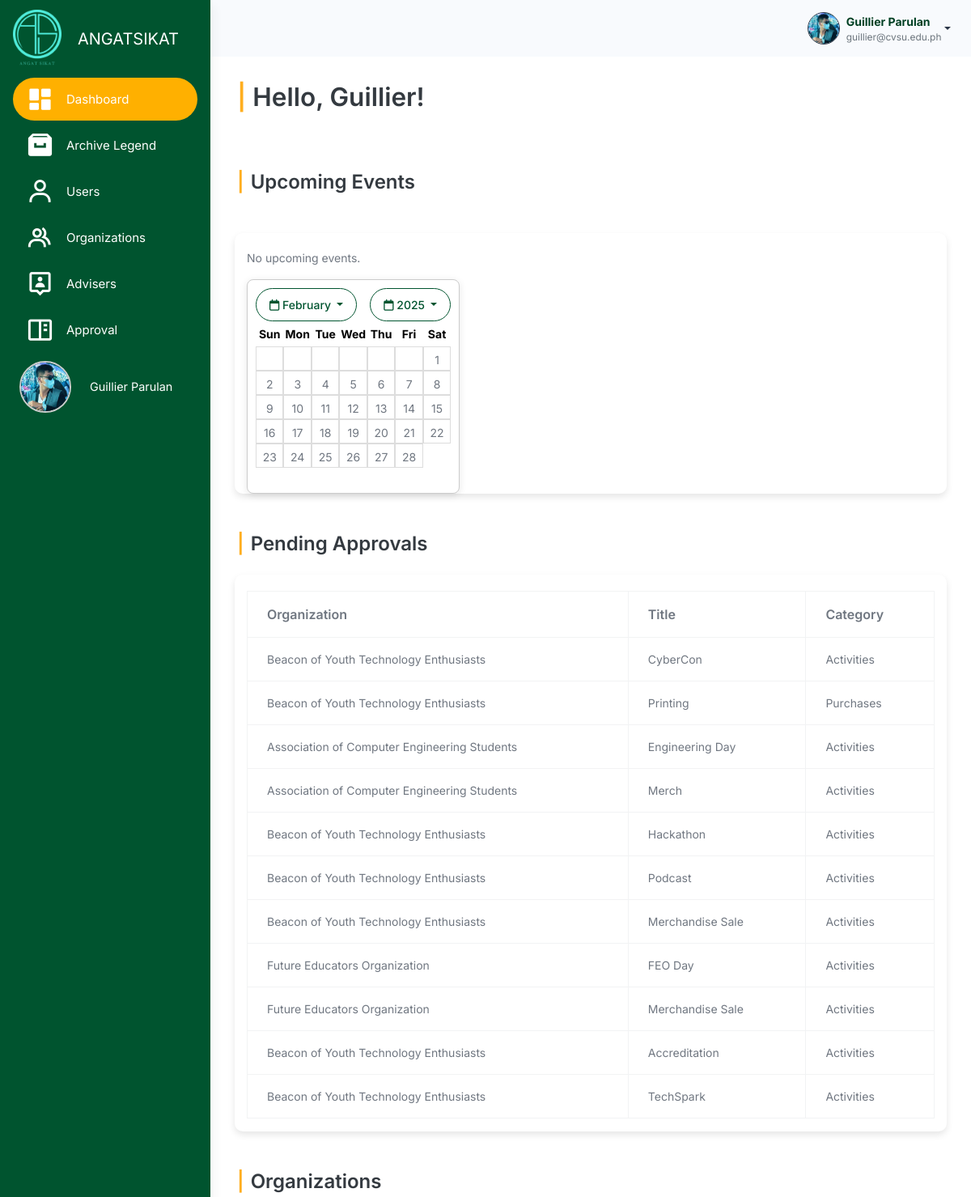
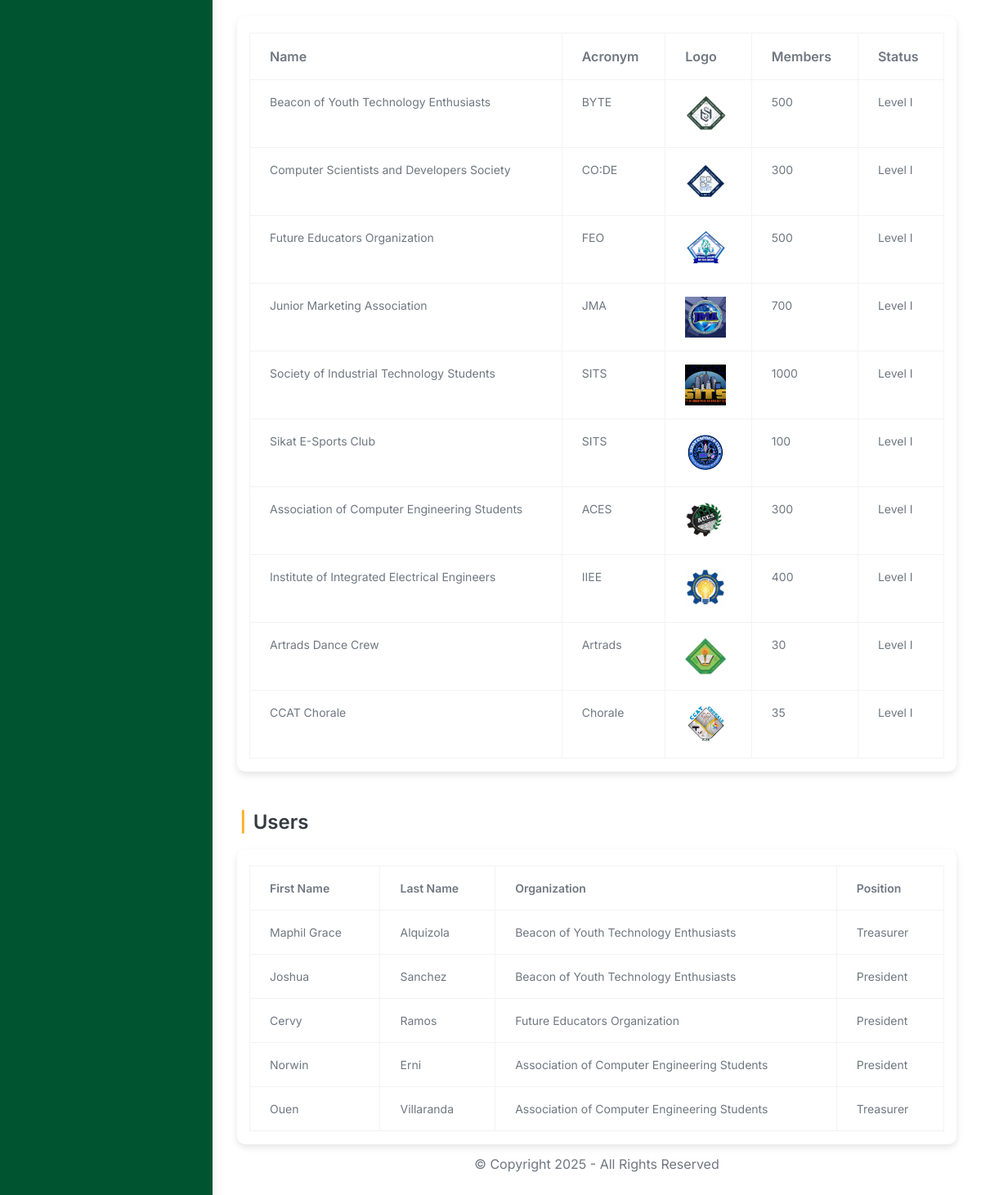
The app's page /src/dashboard/admin_dashboard.php (signed in) with its own data (2 pictures, top to bottom).
### tables this page shows
CREATE TABLE `users` (
  `user_id` int(11) NOT NULL,
  `username` varchar(100) NOT NULL,
  `password` varchar(255) NOT NULL,
  `profile_picture` varchar(255) NOT NULL,
  `first_name` varchar(255) NOT NULL,
  `last_name` varchar(255) NOT NULL,
  `email` varchar(100) NOT NULL,
  `role` enum('admin','officer','member') NOT NULL,
  `organization_id` int(11) DEFAULT NULL,
  `archived` tinyint(1) DEFAULT 0,
  `created_at` timestamp NOT NULL DEFAULT current_timestamp(),
  `position` enum('President','Treasurer') NOT NULL,
  `failed_attempts` int(11) DEFAULT 0,
  `is_locked` tinyint(1) DEFAULT 0,
  `last_failed_attempt` datetime DEFAULT NULL
);

CREATE TABLE `budget_approvals` (
  `approval_id` int(11) NOT NULL,
  `title` varchar(255) NOT NULL,
  `category` varchar(255) NOT NULL,
  `attachment` varchar(255) DEFAULT NULL,
  `status` enum('Pending','Approved','Disapproved') DEFAULT 'Pending',
  `organization_id` int(11) NOT NULL,
  `created_at` timestamp NOT NULL DEFAULT current_timestamp(),
  `archived` tinyint(1) DEFAULT 0
);

CREATE TABLE `organizations` (
  `organization_id` int(11) NOT NULL,
  `organization_name` varchar(255) NOT NULL,
  `acronym` varchar(100) NOT NULL,
  `organization_logo` varchar(255) DEFAULT NULL,
  `organization_members` int(11) NOT NULL DEFAULT 0,
  `organization_status` enum('Probationary','Level I','Level II') NOT NULL DEFAULT 'Probationary',
  `organization_color` varchar(7) DEFAULT NULL,
  `archived` tinyint(1) DEFAULT 0,
  `created_at` timestamp NOT NULL DEFAULT current_timestamp(),
  `balance` decimal(15,2) DEFAULT 0.00,
  `beginning_balance` decimal(15,2) DEFAULT 0.00,
  `income` decimal(15,2) DEFAULT 0.00,
  `expense` decimal(15,2) DEFAULT 0.00,
  `cash_on_bank` decimal(15,2) DEFAULT 0.00,
  `cash_on_hand` decimal(15,2) DEFAULT 0.00
);

### src/dashboard/admin_dashboard.php (the view, shortened to what the rows shown need)
<?php
include("../connection.php");
include '../user_query.php';
?>
<!doctype html>
<html lang="en">
<head>
    <link rel="stylesheet" href="../assets/css/styles.min.css" />
    <link rel="stylesheet" href="../activity_management/css/activities.css" />
    <link href="https://unpkg.com/boxicons@2.1.4/css/boxicons.min.css" rel="stylesheet" />
    <link rel="stylesheet" href="https://cdnjs.cloudflare.com/ajax/libs/font-awesome/6.6.0/css/all.min.css">
</head>
<body>
    <div class="page-wrapper" id="main-wrapper" data-layout="vertical" data-navbarbg="skin6" data-sidebartype="full"
        data-sidebar-position="fixed" data-header-position="fixed">
        <aside class="left-sidebar" id="sidebar">
            <div>
                <nav class="sidebar-nav scroll-sidebar" data-simplebar="">
                    <ul id="sidebarnav">
                        <li class="sidebar-item profile-container">
                            <a class="sidebar-link" href="../user/admin_profile.php" aria-expanded="false"
                                data-tooltip="Profile" style="display: flex; align-items: center; padding: 0.5rem;">
                                <div class="profile-pic-border"
                                    style="height: 4rem; width: 4rem; display: flex; justify-content: center; align-items: center; overflow: hidden; border-radius: 50%; border: 2px solid #ccc;">
                                    <img src="<?php echo !empty($profile_picture) ? '../user/' . htmlspecialchars($profile_picture) : '../user/uploads/default.png'; ?>"
                                        alt="Profile Picture" class="profile-pic"
                                        style="height: 100%; width: 100%; object-fit: cover;" />
                                </div>
                                <span class="profile-name" style="margin-left: 0.5rem; font-size: 0.9rem;">
                                    <?php echo htmlspecialchars($user['first_name']) . ' ' . htmlspecialchars($user['last_name']); ?>
                                </span>
                            </a>
                        </li>
                    </ul>
                </nav>
            </div>
        </aside>
        <div class="body-wrapper">
            <header class="app-header">
                <nav class="navbar navbar-expand-lg navbar-light">
                    <div class="navbar-collapse justify-content-end px-0" id="navbarNav">
                        <ul class="navbar-nav flex-row ms-auto align-items-center justify-content-end">
                            <li class="nav-item dropdown">
                                <div class="dropdown">
                                    <a href="#" class="dropdown-toggle d-flex align-items-center"
                                        data-bs-toggle="dropdown" aria-expanded="false" style="text-decoration: none;">
                                        <img class="border border-dark rounded-circle"
                                            src="<?php echo !empty($profile_picture) ? '../user/' . $profile_picture : '../user/uploads/default.png'; ?>"
                                            alt="Profile"
                                            style="width: 40px; height: 40px; margin-left: 10px; object-fit: cover;">
                                        <div class="d-flex flex-column align-items-start ms-2">
                                            <span style="font-weight: bold; color: #004024;">
                                                <?php echo htmlspecialchars($fullname); ?>
                                            </span>
                                            <span style="font-size: 0.85em; color: #6c757d;">
                                                <?php echo htmlspecialchars($email); ?>
                                            </span>
                                        </div>
                                    </a>
                                </div>
                            </li>
                        </ul>
                    </div>
                </nav>
            </header>
            <div class="container-fluid">
                <div class="row">
                    <h1 class="welcome-message h5 fw-bold mb-4">
                        <span class="text-warning fw-bold me-2">|</span>Hello,
                        <?php echo htmlspecialchars($user['first_name']); ?>!
                    </h1>
                    <div>
                        <h3 class="title h5 fw-bold mb-4 mt-5">
                        </h3>
                        <div class="mx-auto">
                            <div class="container">
                                    <div id="tableContent" class="table-responsive">
                                        <table class="table table-bordered">
                                            <thead class="thead-light fw-bold">
                                                <tr class="fw-bold fs-4 text-dark">
                                                    <th>Organization</th>
                                                    <th>Title</th>
                                                    <th>Category</th>
                                                </tr>
                                            </thead>
                                            <tbody>
                                                <?php $query = "
                                                    SELECT b.*, o.organization_name
                                                    FROM budget_approvals b
                                                    JOIN organizations o ON b.organization_id = o.organization_id WHERE b.archived=0";
                                                $result = mysqli_query($conn, $query);
                                                if ($result->num_rows > 0) {
                                                    while ($row = mysqli_fetch_assoc($result)) {
                                                        $organization = $row['organization_name'];
                                                        $title = $row['title'];
                                                        $category = $row['category'];
                                                        echo
                                                        "<tr>
                                                            <td>".htmlspecialchars($organization) ."</td>
                                                            <td>".htmlspecialchars($title) ."</td>
                                                            <td>". htmlspecialchars($category)."</td>
                                                        </tr>";
                                                    }
                                                } else {
                                                    echo
                                                    "<tr>
                                                        <td colspan='3' class='text-center'>No organizations found</td>
                                                    </tr>";
                                                }
                                                ?>
                                            </tbody>
                                        </table>
                                    </div>
                            </div>
                            <?php
                                $sql = "SELECT * FROM organizations WHERE archived = 0";
                                $result = $conn->query($sql);
                            ?>
                            <div class="container">
                                    <div id="tableContent" class="table-responsive">
                                        <table class="table table-bordered">
                                            <thead class="thead-light fw-bold">
                                                <tr class="fw-bold fs-4 text-dark">
                                                    <th>Name</th>
                                                    <th>Acronym</th>
                                                    <th>Logo</th>
                                                    <th>Members</th>
                                                    <th>Status</th>
                                                </tr>
                                            </thead>
                                            <tbody>
                                                <?php if ($result->num_rows > 0): ?>
                                                    <?php while ($row = $result->fetch_assoc()): ?>
                                                        <?php
                                                        $organization_logo = $row['organization_logo'];
                                                        $logo_path = !empty($organization_logo) && file_exists('../organization_management/uploads/' . $organization_logo)
                                                                    ? '../organization_management/uploads/' . $organization_logo
                                                                    : '../organization_management/uploads/default_logo.png';
                                                        ?>
                                                        <tr>
                                                            <td><?php echo htmlspecialchars($row['organization_name']); ?></td>
                                                            <td><?php echo htmlspecialchars($row['acronym']); ?></td>
                                                            <td>
                                                                <img src="<?php echo htmlspecialchars($logo_path); ?>" alt="Logo"
                                                                    style="width: 50px; height: 50px; object-fit: cover;">
                                                            </td>
                                                            <td><?php echo htmlspecialchars($row['organization_members']); ?></td>
                                                            <td><?php echo htmlspecialchars($row['organization_status']); ?></td>
                                                        </tr>
                                                    <?php endwhile; ?>
                                                <?php else: ?>
                                                    <tr>
                                                        <td colspan="7" class="text-center">No organizations found</td>
                                                    </tr>
                                                <?php endif; ?>
                                            </tbody>
                                        </table>
                                    </div>
                            </div>
                        </div>
                        <div>
                            <div class="container">
                                <div id="tableContent" class="table-responsive">
                                    <table class="table table-bordered">
                                        <thead class="thead-light fw-bold">
                                            <tr>
                                                <th>First Name</th>
                                                <th>Last Name</th>
                                                <th>Organization</th>
                                                <th>Position</th>
                                            </tr>
                                        </thead>
                                        <tbody>
                                            <?php
                                            $userQuery = "SELECT users.*, organizations.organization_name
                                                        FROM users
                                                        JOIN organizations ON users.organization_id = organizations.organization_id
                                                        WHERE users.role = 'officer' AND users.archived = 0";
                                            $userResult = $conn->query($userQuery);
                                            if ($userResult->num_rows > 0) {
                                                while ($userRow = $userResult->fetch_assoc()) {
                                                    echo "<tr>
                                                            <td>{$userRow['first_name']}</td>
                                                            <td>{$userRow['last_name']}</td>
                                                            <td>{$userRow['organization_name']}</td>
                                                            <td>{$userRow['position']}</td>
                                                        </tr>";
                                                }
                                            } else {
                                                echo "<tr><td colspan='7' class='text-center'>No users found</td></tr>";
                                            }
                                            ?>
                                        </tbody>
                                    </table>
                                </div>
                            </div>
                        </div>
                    </div>
                    <div class="py-6 px-6 text-center d-none d-sm-block">
                        <p class="mb-0 fs-4">© Copyright 2025 - All Rights Reserved</p>
                    </div>
                </div>
            </div>
        </div>
    </div>
</body>
</html>

### records on screen
users: profile_picture (picture), first_name "Guillier", last_name "Parulan", fullname "Guillier Parulan", email "guillier@cvsu.edu.ph"
budget_approvals: organization.organization_name "Beacon of Youth Technology Enthusiasts", title "CyberCon", category "Activities"
budget_approvals: organization.organization_name "Beacon of Youth Technology Enthusiasts", title "Printing", category "Purchases"
budget_approvals: organization.organization_name "Association of Computer Engineering Students", title "Engineering Day", category "Activities"
budget_approvals: organization.organization_name "Association of Computer Engineering Students", title "Merch", category "Activities"
budget_approvals: organization.organization_name "Beacon of Youth Technology Enthusiasts", title "Hackathon", category "Activities"
budget_approvals: organization.organization_name "Beacon of Youth Technology Enthusiasts", title "Podcast", category "Activities"
budget_approvals: organization.organization_name "Beacon of Youth Technology Enthusiasts", title "Merchandise Sale", category "Activities"
budget_approvals: organization.organization_name "Future Educators Organization", title "FEO Day", category "Activities"
budget_approvals: organization.organization_name "Future Educators Organization", title "Merchandise Sale", category "Activities"
budget_approvals: organization.organization_name "Beacon of Youth Technology Enthusiasts", title "Accreditation", category "Activities"
budget_approvals: organization.organization_name "Beacon of Youth Technology Enthusiasts", title "TechSpark", category "Activities"
organizations: organization_name "Beacon of Youth Technology Enthusiasts", acronym "BYTE", organization_logo (picture), organization_members "500", organization_status "Level I"
organizations: organization_name "Computer Scientists and Developers Society", acronym "CO:DE", organization_logo (picture), organization_members "300", organization_status "Level I"
organizations: organization_name "Future Educators Organization", acronym "FEO", organization_logo (picture), organization_members "500", organization_status "Level I"
organizations: organization_name "Junior Marketing Association", acronym "JMA", organization_logo (picture), organization_members "700", organization_status "Level I"
organizations: organization_name "Society of Industrial Technology Students", acronym "SITS", organization_logo (picture), organization_members "1000", organization_status "Level I"
organizations: organization_name "Sikat E-Sports Club", acronym "SITS", organization_logo (picture), organization_members "100", organization_status "Level I"
organizations: organization_name "Association of Computer Engineering Students", acronym "ACES", organization_logo (picture), organization_members "300", organization_status "Level I"
organizations: organization_name "Institute of Integrated Electrical Engineers", acronym "IIEE", organization_logo (picture), organization_members "400", organization_status "Level I"
organizations: organization_name "Artrads Dance Crew", acronym "Artrads", shows a picture, organization_members "30", organization_status "Level I"
organizations: organization_name "CCAT Chorale", acronym "Chorale", organization_logo (picture), organization_members "35", organization_status "Level I"
users: first_name "Maphil Grace", last_name "Alquizola", organization.organization_name "Beacon of Youth Technology Enthusiasts", position "Treasurer"
users: first_name "Joshua", last_name "Sanchez", organization.organization_name "Beacon of Youth Technology Enthusiasts", position "President"
users: first_name "Cervy", last_name "Ramos", organization.organization_name "Future Educators Organization", position "President"
users: first_name "Norwin", last_name "Erni", organization.organization_name "Association of Computer Engineering Students", position "President"
users: first_name "Ouen", last_name "Villaranda", organization.organization_name "Association of Computer Engineering Students", position "Treasurer"
